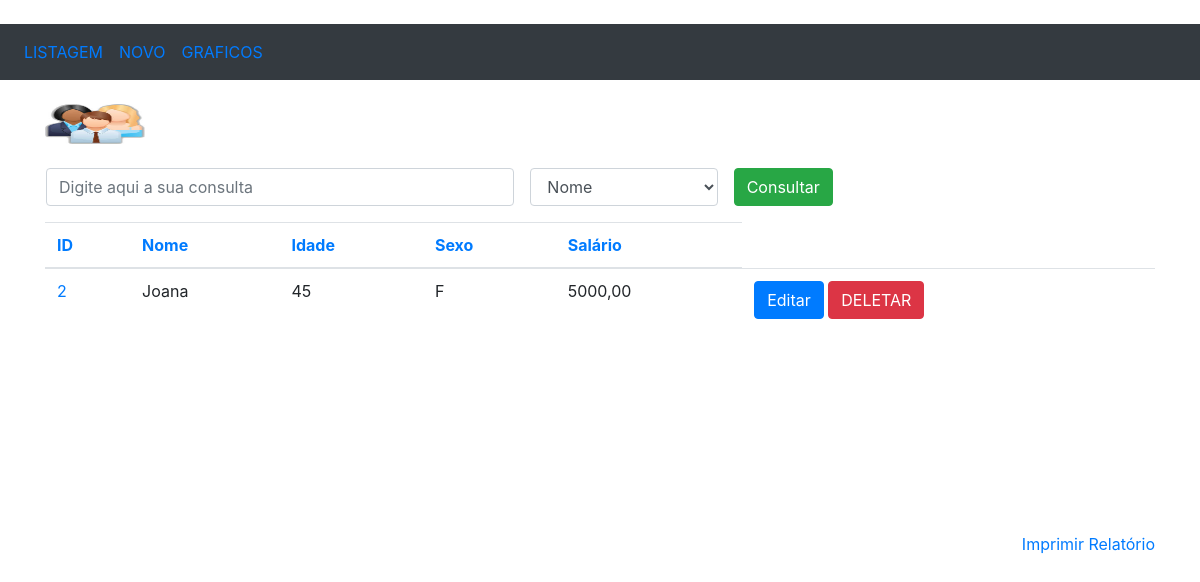
The page /selecao/2/ on the database its author committed.
### funcionarios/models.py (models this page shows, shortened)
class Pessoa(models.Model):
	nome = models.CharField(max_length=100)
	idade = models.IntegerField()
	sexo = models.CharField(max_length=1)
	salario = models.DecimalField(max_digits=7, decimal_places=2)

### funcionarios/views.py (the view)
# urls.py: path('selecao/<int:id>/', selecao),
def selecao(request, id=0):
	pessoa = Pessoa.objects.get(id=id)
	return render(request, 'listagem.html', {'pessoas': [pessoa]})

### funcionarios/templates/listagem.html (shortened to what this page needs)
﻿<!DOCTYPE html>
<html>
<head>
	<link rel="stylesheet" href="https://maxcdn.bootstrapcdn.com/bootstrap/4.3.1/css/bootstrap.min.css">
</head>
<body>
	<nav class="navbar navbar-expand-sm bg-dark">
		<ul class="navbar-nav">
			<li class="nav-item">
				<a class="nav-link" href="/listagem">LISTAGEM</a>
			</li>
			<li class="nav-item">
				<a class="nav-link" href="/insercao">NOVO</a>
			</li>
			<li class="nav-item">
				<a class="nav-link" href="/graficos">GRAFICOS</a>
			</li>
		</ul>
	</nav>
	<br>
	<div class="container">
		{% load static %}
		<img src="{% static 'img/logo.jpg' %}" style="width: 100px; height: 40px;">
		<br><br>
		<form action="/consulta/" method="POST" name="frm_consulta" class="ml-3">
			<div class="form-group">
				<div class="row">
					<input type="text" class="form-control col-md-5 mr-3" name="consulta"
					placeholder="Digite aqui a sua consulta">
					<select class="form-control col-md-2 mr-3" name="campo">
						<option value="nome">Nome</option>
					</select>
					<button type="submit" class="btn btn-success">Consultar</button>
				</div>
			</div>
		</form>
		<div style="overflow: scroll; height: 310px; width: 100%" align="center">
			<table class="table">
				<thead>
					<tr>
						<th><a href="ordenacao/id">ID</a></th>
						<th><a href="ordenacao/nome">Nome</a></th>
						<th><a href="ordenacao/idade">Idade</a></th>
						<th><a href="ordenacao/sexo">Sexo</a></th>
						<th><a href="ordenacao/salario">Salário</a></th>
					</tr>
				</thead>
				<tbody>
					{% for pessoa in pessoas %}
						<tr>
							<td nowrap="true">
								<a href="/selecao/{{pessoa.id}}">{{pessoa.id}}</a>
							</td>
							<td nowrap="true">{{pessoa.nome}}</td>
							<td nowrap="true">{{pessoa.idade}}</td>
							<td nowrap="true">{{pessoa.sexo}}</td>
							<td nowrap="true">
								{{pessoa.salario|floatformat:2}}
							</td>
							<td>
								<a href="/edicao/{{pessoa.id}}"
								class="btn btn-primary" role="button">
									Editar
								</a>
								<a href="/delecao/{{pessoa.id}}"
								class="btn btn-danger" role="button">
									DELETAR
								</a>
							</td>
						</tr>
					{% endfor %}
				</tbody>
			</table>
		</div>
		<a href="#" style="float: right;" onclick="relatorio()">Imprimir Relatório</a>
	</div>
</body>
</html>

### rows shown on the page
Pessoa: id "2", nome "Joana", idade "45", sexo "F", salario "5000,00"
